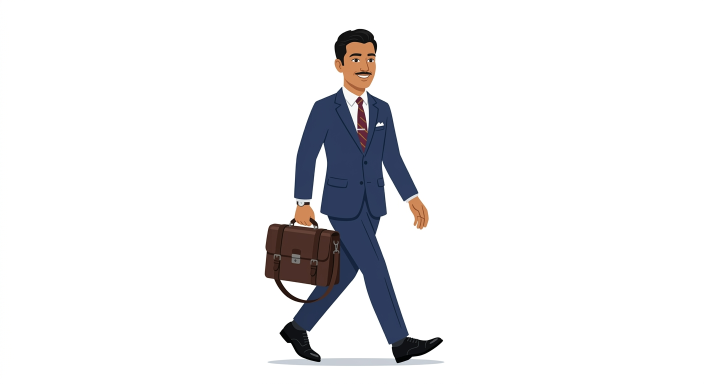
#> input picture images/businessman.png, 1408 x 768 px (shown at 1/2 size)
$ python -i bg3.py   (imports and definitions only)
#> lines starting #> are read from the running program, lines starting #| are printed output that depends on the picture
"""bg3 — the field at noon: four layers, one measured light, shadows that are drawn where they fall.

This is the design-lab doctrine applied to a film background:
  L1 sky + sun + far ridge   ~8% contrast, coolest, no interior line
  L2 treeline + fence        ~20%
  L3 ground, path, stones    ~35%  (all placed in world space and projected, so perspective is real)
  L4 branch + grass, blurred ~70%  (near plane: frames the shot, never the subject)
and every cast shadow is a projected ground polygon, not a sticker under the feet.

World: +X right, +Y up, +Z toward the camera. Ground plane y = 0.
"""
import math
import numpy as np
from PIL import Image, ImageDraw, ImageFilter

W, H = 1080, 1920

# ---- palette: a hard noon. Values are 0-255, chosen as a value ladder, not as "nice colours".
SKY_TOP = (86, 141, 205)
SKY_MID = (146, 187, 226)
SKY_BOT = (216, 229, 235)
HAZE = (246, 240, 224)
FAR = (176, 197, 210)
FAR2 = (156, 179, 196)
TREE = (120, 142, 118)
TREE2 = (101, 124, 104)
TRUNK = (96, 84, 70)
G_FAR = (198, 192, 170)
G_MID = (186, 173, 143)
G_NEAR = (166, 148, 118)
PATH = (218, 201, 170)
PATH_EDGE = (150, 132, 104)
GRASS = (128, 136, 96)
INK_FG = (44, 48, 40)

# sun direction, pointing from the ground toward the sun: high, right, slightly in front
SUN_DIR = np.array([0.46, 0.80, 0.38])
SUN_DIR = SUN_DIR / np.linalg.norm(SUN_DIR)
# horizon direction of a shadow (opposite the sun, flattened): left and slightly away
SHADOW_DIR = np.array([-0.86, -0.51])
SHADOW_DIR = SHADOW_DIR / np.linalg.norm(SHADOW_DIR)


# ---------------------------------------------------------------- small helpers
def _rng(seed):
    x = seed

    def nxt():
        nonlocal x
        x = (x * 1103515245 + 12345) % 2147483648
        return x / 2147483648.0
    return nxt


# [25 lines left out: functions _soft, _glow, horizon, not called in this run]


def proj(cam, x, y, z):
    p = cam.project(cam.to_view(np.array([float(x), float(y), float(z)])))[0]
    return (float(p[0]), float(p[1]))


# [178 lines left out: functions scale_at, sky, far_ridge, treeline, ground, cast_shadow and 1 more, not called in this run]


# ---------------------------------------------------------------- L4 near plane
def near_plane(img, strength=1.0, shift=0.0):
    """Blurred branch top-left + grass along the bottom. Depth, not detail."""
    fg = Image.new("RGBA", (W, H), (0, 0, 0, 0))
    d = ImageDraw.Draw(fg)
    c = INK_FG + (255,)
    limb = [(-120 - shift, 120), (70 - shift, 60), (230 - shift, -10), (380 - shift, -60)]
    d.line(limb, fill=c, width=15, joint="curve")
    for i, (bx, by) in enumerate(((60 - shift, 78), (210 - shift, 18))):
        d.line([(bx, by), (bx + 70, by + 92)], fill=c, width=9)
        for j in range(3):
            lx, ly = bx + 20 + 46 * j, by + 30 + 30 * j
            leaf = Image.new("RGBA", (150, 90), (0, 0, 0, 0))
            ImageDraw.Draw(leaf).ellipse([6, 6, 144, 84], fill=c)
            leaf = leaf.rotate(-38 + j * 24, expand=True, resample=Image.BICUBIC)
            fg.alpha_composite(leaf, (int(lx - leaf.width / 2), int(ly - leaf.height / 2)))
    r = _rng(21)
    for _ in range(26):
        side = r()
        gx = -40 + W * 0.30 * r() if side < 0.5 else W * 0.70 + W * 0.32 * r()
        base = H + 6 - 18 * r()
        hh = 60 + 95 * r()
        for k in range(5):
            lean = (r() - 0.5) * 1.1
            mid = (gx + lean * hh * 0.35, base - hh * 0.5)
            d.line([(gx, base), mid, (mid[0] + lean * hh * 0.6, base - hh * (0.6 + 0.4 * r()))],
                   fill=INK_FG + (150,), width=max(2, int(2 + 2 * r())), joint="curve")
    fg = fg.filter(ImageFilter.GaussianBlur(9))
    if strength < 0.999:
        a = fg.split()[3].point(lambda v: int(v * strength))
        fg.putalpha(a)
    img.alpha_composite(fg)


# ---------------------------------------------------------------- air
# [25 lines left out: functions dust, heat, not called in this run]


def vignette(img, strength=64):
    _soft(img, lambda d, k: (d.rectangle([0, 0, W * k, H * k], outline=(30, 26, 20, strength),
                                         width=int(260 * k))), 220)


# [10 lines left out: function grade, not called in this run]

>>> import cv2
>>> picture = cv2.imread('../images/businessman.png', cv2.IMREAD_GRAYSCALE)
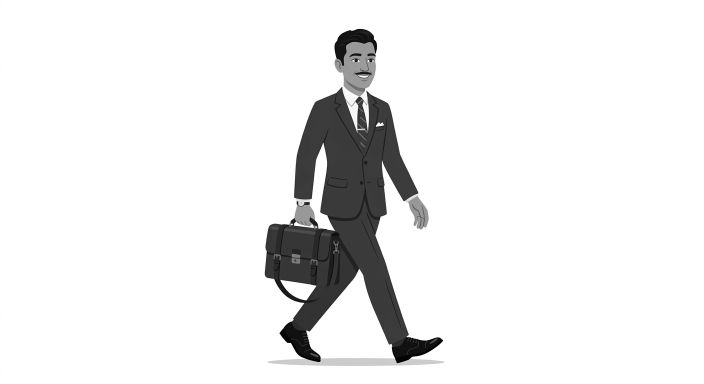
#> picture: shape (768, 1408) (shown at 1/2 size); min 0, max 255, mean 237.1
>>> result = near_plane(picture)
#> in near_plane, `fg = Image.new("RGBA", (W, H), (0, 0, 0, 0))`: fg: PIL image 1080x1920 RGBA; every value is 0
#> after the loop in near_plane, `for i, (bx, by) in enumerate(((60 - shift, 78), (210 - shift, 18))):`:
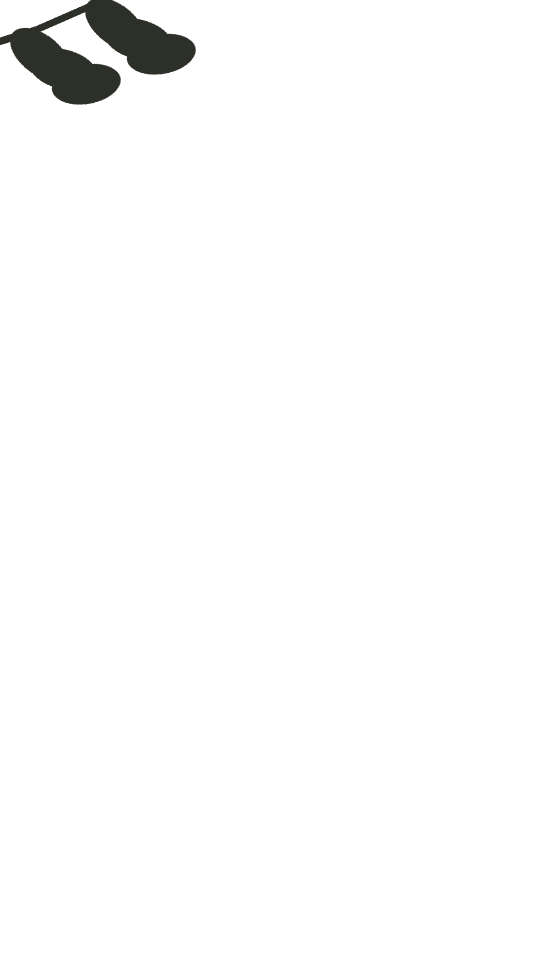
#> fg: PIL image 1080x1920 RGBA (shown at 1/2 size); mean R, G, B, A 0.8, 0.9, 0.7, 4.7; transparent parts drawn white
#> after the loop in near_plane, `for i, (bx, by) in enumerate(((60 - shift, 78), (210 - shift, 18))):`:
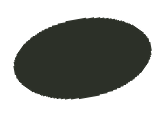
#> leaf: PIL image 164x116 RGBA; mean R, G, B, A 20.3, 22.2, 18.5, 115.5; transparent parts drawn white
#> in near_plane, `fg = fg.filter(ImageFilter.GaussianBlur(9))`:
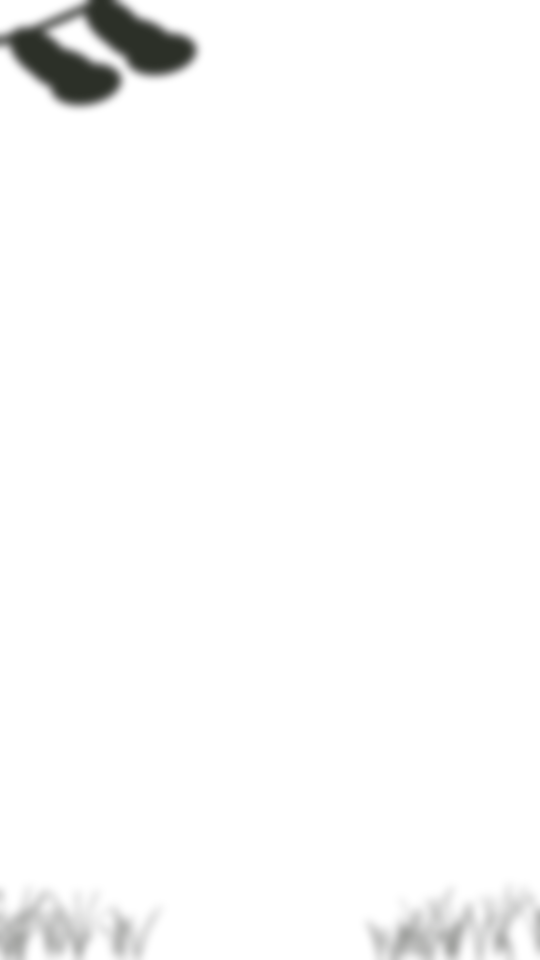
#> fg: PIL image 1080x1920 RGBA (shown at 1/2 size); mean R, G, B, A 1.2, 1.4, 1.1, 6.2; transparent parts drawn white
#> (the run stopped early here; a loop or call above may not have finished)
